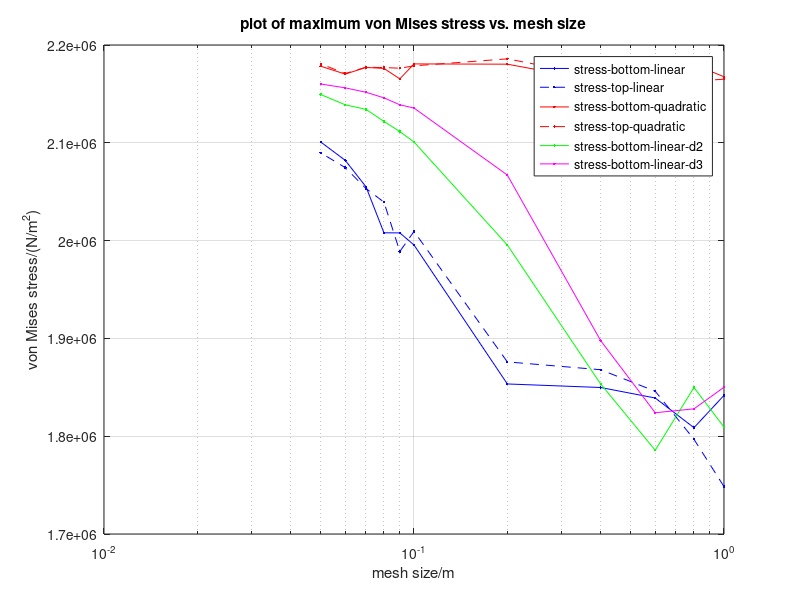

Write the MATLAB code that produced this figure.
clear;clc;clf;
mesh_size=[1,0.8,0.6,0.4,0.2,0.1,0.09,0.08,0.07,0.06,0.05];
stress_bottom_linear=[1841748.763691068,1808704.445098145,1839061.2902862402,1849796.2370138424,1853423.9357566386,1995514.1479006587,2007870.8571776375,2007966.4227142376,2055038.3199845303,2082069.6536937053,2100849.0505507197];
stress_top_linear=[1748479.2222075108,1796872.585745627,1845964.3583432245,1867982.5771400654,1875991.7160239983,2009379.9379270794,1988852.2712724223,2039319.0828992566,2053232.3105243926,2074633.9249254619,2089762.9506780556];
stress_bottom_quadratic=[2167488.602128598,2180214.3874495397,2161315.022139212,2162752.0227312427,2180394.3413553135,2180666.8825000124,2165360.7658757763,2176054.460092674,2177072.6807441316,2170251.2651596237,2178319.3628314324];
stress_top_quadratic=[2165049.6578678736,2162995.3342932314,2179220.6928569935,2167342.210334764,2185836.5635893256,2178696.0333066843,2176277.9766859855,2176908.6413807524,2177319.370331657,2170861.9087515166,2180696.8409166075];
semilogx(mesh_size,stress_bottom_linear,'b.-')
hold on 
grid on
semilogx(mesh_size,stress_top_linear,'b.--')
semilogx(mesh_size,stress_bottom_quadratic,'r.-')
semilogx(mesh_size,stress_top_quadratic,'r.--')
title('plot of maximum von Mises stress vs. mesh size')
xlabel('mesh size/m');
ylabel('von Mises stress/(N/m^2)');
stress_bottom_linear_d2=[1809310.1431722546,1849796.2370138424,1785630.8382107525,1853423.9357566386,1995514.1479006633,2100849.0505506513,2111483.4494801066,2121892.2118980857,2134192.2121019303,2138853.7056746744,2149404.70531952];
stress_bottom_linear_d3=[1850037.3149339438,1827977.4833921075,1823975.1229514377,1897736.004041194,2067036.17401424,2135548.4221123094,2138853.705674623,2145966.7019352717,2151677.417247089,2156200.5842248066,2160112.5629322426];
semilogx(mesh_size,stress_bottom_linear_d2,'g.-')
semilogx(mesh_size,stress_bottom_linear_d3,'m.-')
legend('stress-bottom-linear','stress-top-linear','stress-bottom-quadratic','stress-top-quadratic','stress-bottom-linear-d2','stress-bottom-linear-d3');